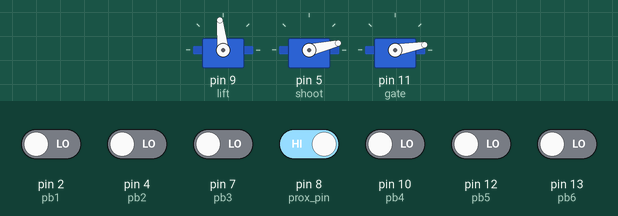
Bench run of a sketch on a simulated Arduino Uno, built with avr-gcc and run on an emulated ATmega328P. Parts: 3 × servo. The inputs (shaded band) are chosen by the test bench; at power-on: pin 8 (prox_pin) HIGH, pin 2 (pb1), pin 4 (pb2), pin 7 (pb3), pin 10 (pb4), pin 12 (pb5), pin 13 (pb6) LOW.

Above: at 1.8 s.
1.9 s: pin 2 (pb1) driven HIGH and pin 8 (prox_pin) driven LOW
At 5.3 s:
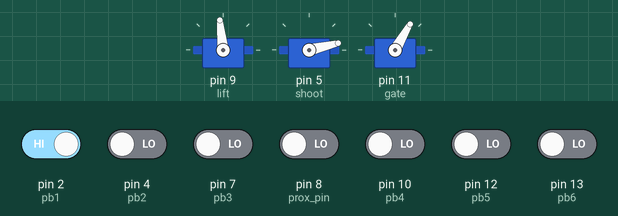
At 8.7 s:
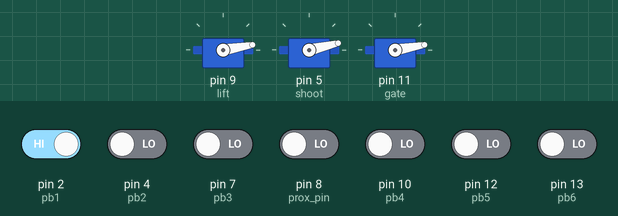
12.9 s: pin 2 (pb1) driven HIGH
At 20.7 s:
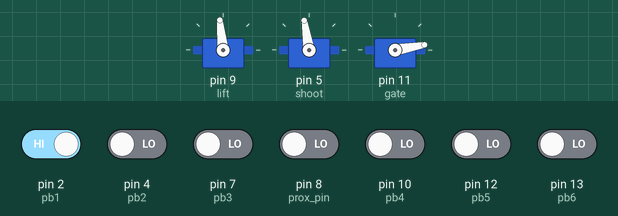
Timing chart, 0 to 22.3 s (numbered marks = the images above; inputs shaded):
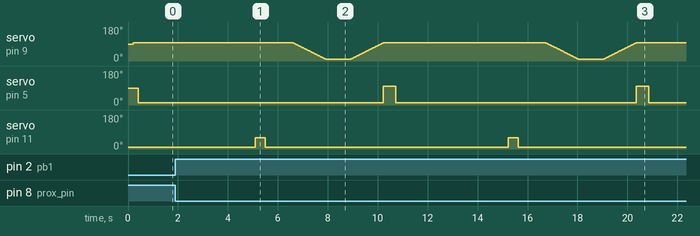

The sketch:

Second_arduino.ino
```cpp
#include<Servo.h>


//pins
#define prox_pin  8


#define pb1 2
#define pb2 4
#define pb3 7
#define pb4 10
#define pb5 12
#define pb6 13


//Servos
Servo lift;
Servo shoot;
Servo gate;


//Proximity sensor
int prox; //state
bool cond=false;
int j=0;  //counter

//push buttons
int b1; //auto
int b2; //manual
int b3; //bluetooth
int b4; //gate
int b5; //lift
int b6; //shoot


//bluetooth
char inputByte;

void setup() {

pinMode(prox_pin,INPUT);
pinMode(pb1,INPUT);
pinMode(pb2,INPUT);
pinMode(pb3,INPUT);
pinMode(pb4,INPUT);
pinMode(pb5,INPUT);
pinMode(pb6,INPUT);


  lift.attach(9);
  shoot.attach(5);
  gate.attach(11);

  Serial.begin(9600);

//resetting servos

   gate.write(10); //closed
    delay(200);
  lift.write(96); //closed
    delay(200);
  shoot.write(13); //closed
    delay(200);
}

void loop() {

  //push buttons
  b1=digitalRead(pb1);
  b2=digitalRead(pb2);
  b3=digitalRead(pb3);
  b4=digitalRead(pb4);
  b5=digitalRead(pb5);
  b6=digitalRead(pb6);

  //read from proximity sensor
  prox = digitalRead(prox_pin);

  if(b1 == 1){ //auto
    if(prox==0){
      delay(1500);
      gate_open();
      delay(1000);
      lifting();
      shooting();
     }
  }

   if(b1 == 0 && b2 == 1  && b3==0){  //manual
    if(b4==1){   //gate
      gate_open();
    }

    if(b5==1){   //lift
      lifting();
    }

    if(b6==1){    //shoot
      shooting();
    }
  }


  if(b1==0 && b2==0 && b3==1){  //bluetooth
    while(Serial.available()>0){
      inputByte= Serial.read(); //read from bluetooth
      if (inputByte=='a' || inputByte=='A'){  //gate
      delay(1500);
      gate_open();
      }
      else if (inputByte=='b' || inputByte=='B'){ //Lift
        lifting();
      }
      else if (inputByte=='c' || inputByte=='C') { //Shoot
        shooting();
      }
    }
  }

//AMR BALEGH HAMDY RAGAB 18P2301 69 420
                                                        delay(3000);
//AMR BALEGH HAMDY RAGAB 18P2301 69 420 ZEB KOS TEEZ A7A
}

void lifting(){
   for(int i=96;i>=10;i--){  //up
    lift.write(i);
    delay(15);
    }

    delay(1000);

   for(int i=10;i<=96;i++){ //down
    lift.write(i);
    delay(15);
    }
}


void gate_open(){
    gate.write(60); //open
    delay(400); //measured
    gate.write(10); //closed
    delay(100); //hole
}


void shooting (){
    shoot.write(99);
    delay(500);
    shoot.write(13);
}


int proximity(){
  int reading=digitalRead(prox_pin);
  if(reading==0&&cond==false){ //counter
    j++;
    cond=true;
  }else if(reading==1){
    cond=false;
  }
  Serial.println(j);

  return reading;
}
```

Measured:
- after the input at 1.9 s, servo on pin 5 (shoot): 13° → 99° after 8.3 s, → 13° 0.50 s later; servo on pin 11 (gate): 10° → 60° after 3.2 s, → 10° 0.40 s later
